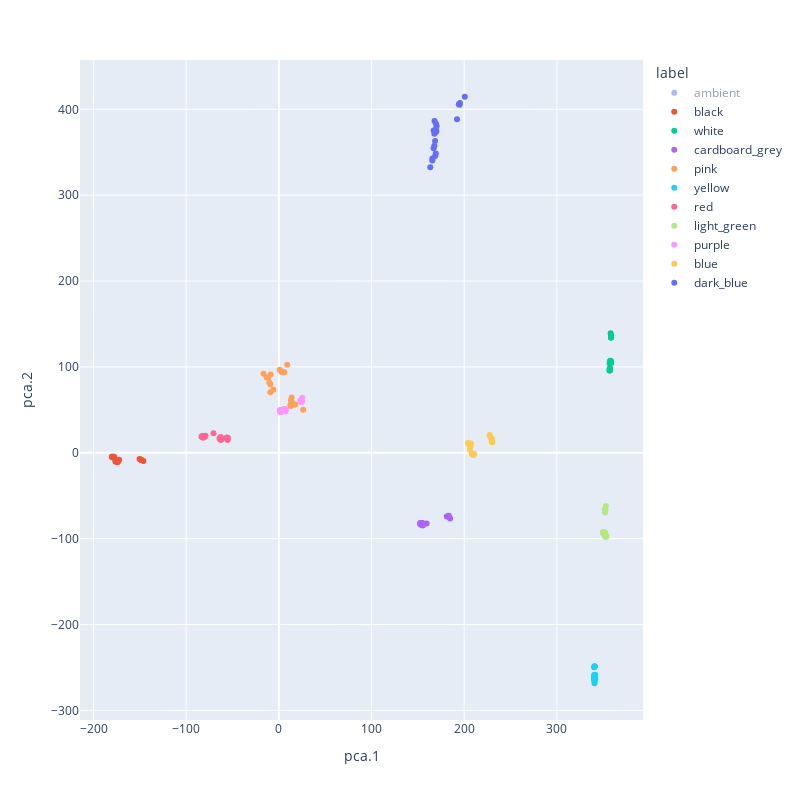

Write notebook code for a chart like this one.
### Code cell
def plot_colors_2d(data, columns = ['r', 'g', 'b']):
    from sklearn.decomposition import PCA
    pca = PCA(2)

    dd = pca.fit_transform(data[columns])
    df = pandas.DataFrame(dd, columns=['pca.1', 'pca.2'], index=data.index)

    modded = pandas.merge(data, df, right_index=True, left_index=True).reset_index()
    
    import plotly.express
    # FIXME: plot with (approximately) correct colors
    fig = plotly.express.scatter(modded, x='pca.1', y='pca.2',
                                 color='label',
                                 hover_data=['filename'],
                                 height=800, width=800)
    return fig

fig = plot_colors_2d(labeled_data)
fig

### Figure 1 — Plotly figure (JSON) as saved in the notebook; plotly's stock layout.template omitted (floating-point values rounded to 4 significant figures; data arrays with more than 128 entries replaced by an {"elided": "..."} marker saying what was removed)
{"data": [{"customdata": {"elided": "335x1 str values"}, "hovertemplate": "label=ambient<br>pca.1=%{x}<br>pca.2=%{y}<br>filename=%{customdata[0]}<extra></extra>", "legendgroup": "ambient", "marker": {"color": "#636efa", "symbol": "circle"}, "mode": "markers", "name": "ambient", "orientation": "v", "showlegend": true, "type": "scatter", "visible": "legendonly", "x": {"elided": "335 float values"}, "xaxis": "x", "y": {"elided": "335 float values"}, "yaxis": "y"}, {"customdata": [["cards-2hz-100ms-2.csv"], ["cards-2hz-100ms-2.csv"], ["cards-2hz-100ms-2.csv"], ["cards-2hz-100ms-2.csv"], ["cards-2hz-100ms-2.csv"], ["cards-2hz-100ms-3.csv"], ["cards-2hz-100ms-3.csv"], ["cards-2hz-100ms-3.csv"], ["cards-2hz-100ms-3.csv"], ["cards-2hz-100ms-3.csv"], ["cards-2hz-100ms-3.csv"], ["cards-2hz-100ms-3.csv"], ["cards-2hz-100ms-3.csv"], ["cards-2hz-100ms-4.csv"], ["cards-2hz-100ms-4.csv"], ["cards-2hz-100ms-4.csv"], ["cards-2hz-100ms-4.csv"], ["cards-2hz-100ms-4.csv"], ["cards-2hz-100ms-4.csv"], ["cards-2hz-100ms-4.csv"], ["cards-2hz-100ms-4.csv"], ["cards-2hz-100ms-4.csv"]], "hovertemplate": "label=black<br>pca.1=%{x}<br>pca.2=%{y}<br>filename=%{customdata[0]}<extra></extra>", "legendgroup": "black", "marker": {"color": "#EF553B", "symbol": "circle"}, "mode": "markers", "name": "black", "orientation": "v", "showlegend": true, "type": "scatter", "x": [-146.2, -148.8, -148.8, -150.3, -148.8, -177.7, -179.8, -177.7, -179.2, -179.3, -180.2, -180.1, -178.7, -176.3, -174.3, -175.0, -174.8, -174.1, -174.7, -174.0, -173.4, -172.5], "xaxis": "x", "y": [-9.617, -8.126, -8.126, -7.213, -8.126, -6.118, -4.953, -5.002, -5.287, -5.205, -4.708, -4.79, -4.423, -10.45, -9.297, -10.08, -10.16, -10.58, -10.24, -10.66, -9.875, -8.141], "yaxis": "y"}, {"customdata": [["cards-2hz-100ms-2.csv"], ["cards-2hz-100ms-2.csv"], ["cards-2hz-100ms-2.csv"], ["cards-2hz-100ms-2.csv"], ["cards-2hz-100ms-2.csv"], ["cards-2hz-100ms-2.csv"], ["cards-2hz-100ms-3.csv"], ["cards-2hz-100ms-3.csv"], ["cards-2hz-100ms-3.csv"], ["cards-2hz-100ms-3.csv"], ["cards-2hz-100ms-3.csv"], ["cards-2hz-100ms-3.csv"], ["cards-2hz-100ms-3.csv"], ["cards-2hz-100ms-4.csv"], ["cards-2hz-100ms-4.csv"], ["cards-2hz-100ms-4.csv"], ["cards-2hz-100ms-4.csv"], ["cards-2hz-100ms-4.csv"], ["cards-2hz-100ms-4.csv"], ["cards-2hz-100ms-4.csv"]], "hovertemplate": "label=white<br>pca.1=%{x}<br>pca.2=%{y}<br>filename=%{customdata[0]}<extra></extra>", "legendgroup": "white", "marker": {"color": "#00cc96", "symbol": "circle"}, "mode": "markers", "name": "white", "orientation": "v", "showlegend": true, "type": "scatter", "x": [358.5, 358.5, 358.5, 358.5, 358.5, 358.0, 358.3, 358.5, 357.7, 358.3, 357.0, 358.0, 357.2, 356.8, 357.0, 357.2, 357.2, 357.5, 357.5, 357.0], "xaxis": "x", "y": [134.2, 134.2, 134.2, 136.5, 136.5, 139.1, 104.4, 106.6, 107.1, 104.4, 104.0, 105.7, 106.2, 96.03, 95.87, 98.09, 98.09, 96.73, 96.73, 95.87], "yaxis": "y"}, {"customdata": [["cards-2hz-100ms-2.csv"], ["cards-2hz-100ms-2.csv"], ["cards-2hz-100ms-2.csv"], ["cards-2hz-100ms-2.csv"], ["cards-2hz-100ms-2.csv"], ["cards-2hz-100ms-2.csv"], ["cards-2hz-100ms-3.csv"], ["cards-2hz-100ms-3.csv"], ["cards-2hz-100ms-3.csv"], ["cards-2hz-100ms-3.csv"], ["cards-2hz-100ms-3.csv"], ["cards-2hz-100ms-3.csv"], ["cards-2hz-100ms-3.csv"], ["cards-2hz-100ms-3.csv"], ["cards-2hz-100ms-3.csv"], ["cards-2hz-100ms-4.csv"], ["cards-2hz-100ms-4.csv"], ["cards-2hz-100ms-4.csv"], ["cards-2hz-100ms-4.csv"], ["cards-2hz-100ms-4.csv"], ["cards-2hz-100ms-4.csv"], ["cards-2hz-100ms-4.csv"]], "hovertemplate": "label=cardboard_grey<br>pca.1=%{x}<br>pca.2=%{y}<br>filename=%{customdata[0]}<extra></extra>", "legendgroup": "cardboard_grey", "marker": {"color": "#ab63fa", "symbol": "circle"}, "mode": "markers", "name": "cardboard_grey", "orientation": "v", "showlegend": true, "type": "scatter", "x": [181.2, 182.9, 184.8, 182.8, 183.4, 182.9, 152.5, 152.7, 153.9, 153.9, 154.0, 154.4, 154.4, 154.5, 159.4, 154.1, 154.5, 153.6, 153.6, 153.5, 155.4, 152.4], "xaxis": "x", "y": [-74.25, -74.12, -76.4, -74.04, -73.26, -74.12, -82.91, -82.99, -82.54, -82.54, -82.62, -81.68, -81.68, -81.76, -82.35, -82.7, -84.06, -83.57, -83.57, -83.49, -84.56, -81.71], "yaxis": "y"}, {"customdata": [["cards-2hz-100ms-2.csv"], ["cards-2hz-100ms-2.csv"], ["cards-2hz-100ms-2.csv"], ["cards-2hz-100ms-2.csv"], ["cards-2hz-100ms-2.csv"], ["cards-2hz-100ms-2.csv"], ["cards-2hz-100ms-3.csv"], ["cards-2hz-100ms-3.csv"], ["cards-2hz-100ms-3.csv"], ["cards-2hz-100ms-3.csv"], ["cards-2hz-100ms-3.csv"], ["cards-2hz-100ms-3.csv"], ["cards-2hz-100ms-3.csv"], ["cards-2hz-100ms-3.csv"], ["cards-2hz-100ms-4.csv"], ["cards-2hz-100ms-4.csv"], ["cards-2hz-100ms-4.csv"], ["cards-2hz-100ms-4.csv"], ["cards-2hz-100ms-4.csv"], ["cards-2hz-100ms-4.csv"], ["cards-2hz-100ms-4.csv"], ["cards-2hz-100ms-4.csv"]], "hovertemplate": "label=pink<br>pca.1=%{x}<br>pca.2=%{y}<br>filename=%{customdata[0]}<extra></extra>", "legendgroup": "pink", "marker": {"color": "#FFA15A", "symbol": "circle"}, "mode": "markers", "name": "pink", "orientation": "v", "showlegend": true, "type": "scatter", "x": [0.9373, 4.596, 2.884, 2.766, 5.955, 9.011, 12.38, 12.85, 13.65, 13.84, 17.55, 15.95, 13.18, 26.22, -9.136, -6.031, -9.152, -10.24, -11.65, -13.25, -16.52, -8.898], "xaxis": "x", "y": [96.8, 93.54, 94.53, 94.61, 93.9, 102.5, 55.86, 54.42, 59.73, 64.26, 56.3, 56.09, 61.17, 50.13, 70.6, 73.39, 79.83, 81.61, 87.05, 87.97, 92.18, 91.21], "yaxis": "y"}, {"customdata": [["cards-2hz-100ms-2.csv"], ["cards-2hz-100ms-2.csv"], ["cards-2hz-100ms-2.csv"], ["cards-2hz-100ms-2.csv"], ["cards-2hz-100ms-2.csv"], ["cards-2hz-100ms-3.csv"], ["cards-2hz-100ms-3.csv"], ["cards-2hz-100ms-3.csv"], ["cards-2hz-100ms-3.csv"], ["cards-2hz-100ms-3.csv"], ["cards-2hz-100ms-3.csv"], ["cards-2hz-100ms-3.csv"], ["cards-2hz-100ms-4.csv"], ["cards-2hz-100ms-4.csv"], ["cards-2hz-100ms-4.csv"], ["cards-2hz-100ms-4.csv"], ["cards-2hz-100ms-4.csv"], ["cards-2hz-100ms-4.csv"], ["cards-2hz-100ms-4.csv"]], "hovertemplate": "label=yellow<br>pca.1=%{x}<br>pca.2=%{y}<br>filename=%{customdata[0]}<extra></extra>", "legendgroup": "yellow", "marker": {"color": "#19d3f3", "symbol": "circle"}, "mode": "markers", "name": "yellow", "orientation": "v", "showlegend": true, "type": "scatter", "x": [340.2, 340.8, 340.7, 340.7, 340.7, 341.4, 340.9, 341.0, 340.4, 340.2, 340.7, 339.9, 340.6, 340.2, 341.4, 340.2, 341.1, 340.6, 340.6], "xaxis": "x", "y": [-249.7, -249.0, -248.9, -248.9, -248.9, -263.1, -261.6, -264.0, -264.8, -263.5, -262.7, -262.2, -268.4, -261.2, -258.4, -258.9, -259.4, -260.3, -266.1], "yaxis": "y"}, {"customdata": [["cards-2hz-100ms-2.csv"], ["cards-2hz-100ms-2.csv"], ["cards-2hz-100ms-2.csv"], ["cards-2hz-100ms-2.csv"], ["cards-2hz-100ms-2.csv"], ["cards-2hz-100ms-3.csv"], ["cards-2hz-100ms-3.csv"], ["cards-2hz-100ms-3.csv"], ["cards-2hz-100ms-3.csv"], ["cards-2hz-100ms-3.csv"], ["cards-2hz-100ms-3.csv"], ["cards-2hz-100ms-3.csv"], ["cards-2hz-100ms-3.csv"], ["cards-2hz-100ms-4.csv"], ["cards-2hz-100ms-4.csv"], ["cards-2hz-100ms-4.csv"], ["cards-2hz-100ms-4.csv"], ["cards-2hz-100ms-4.csv"], ["cards-2hz-100ms-4.csv"], ["cards-2hz-100ms-4.csv"], ["cards-2hz-100ms-4.csv"]], "hovertemplate": "label=red<br>pca.1=%{x}<br>pca.2=%{y}<br>filename=%{customdata[0]}<extra></extra>", "legendgroup": "red", "marker": {"color": "#FF6692", "symbol": "circle"}, "mode": "markers", "name": "red", "orientation": "v", "showlegend": true, "type": "scatter", "x": [-55.15, -56.12, -55.15, -56.01, -55.42, -61.65, -62.77, -62.62, -63.24, -62.85, -62.15, -63.98, -70.56, -79.84, -79.22, -80.58, -81.08, -82.91, -83.3, -83.3, -81.58], "xaxis": "x", "y": [17.16, 17.74, 17.16, 17.66, 15.02, 16.43, 14.78, 17.01, 16.23, 18.29, 15.56, 16.64, 22.76, 18.91, 19.7, 19.33, 18.47, 19.54, 18.6, 18.6, 17.6], "yaxis": "y"}, {"customdata": [["cards-2hz-100ms-2.csv"], ["cards-2hz-100ms-2.csv"], ["cards-2hz-100ms-2.csv"], ["cards-2hz-100ms-2.csv"], ["cards-2hz-100ms-3.csv"], ["cards-2hz-100ms-3.csv"], ["cards-2hz-100ms-3.csv"], ["cards-2hz-100ms-3.csv"], ["cards-2hz-100ms-3.csv"], ["cards-2hz-100ms-3.csv"], ["cards-2hz-100ms-3.csv"], ["cards-2hz-100ms-3.csv"], ["cards-2hz-100ms-4.csv"], ["cards-2hz-100ms-4.csv"], ["cards-2hz-100ms-4.csv"], ["cards-2hz-100ms-4.csv"], ["cards-2hz-100ms-4.csv"], ["cards-2hz-100ms-4.csv"], ["cards-2hz-100ms-4.csv"]], "hovertemplate": "label=light_green<br>pca.1=%{x}<br>pca.2=%{y}<br>filename=%{customdata[0]}<extra></extra>", "legendgroup": "light_green", "marker": {"color": "#B6E880", "symbol": "circle"}, "mode": "markers", "name": "light_green", "orientation": "v", "showlegend": true, "type": "scatter", "x": [352.0, 352.6, 351.7, 352.9, 353.6, 353.1, 353.0, 352.6, 352.1, 352.1, 352.1, 352.0, 350.9, 350.3, 350.7, 349.9, 350.2, 349.9, 349.8], "xaxis": "x", "y": [-69.57, -66.4, -65.9, -61.95, -96.91, -97.77, -97.69, -96.33, -97.19, -97.19, -97.19, -92.57, -94.22, -93.88, -92.94, -92.52, -93.8, -92.52, -92.44], "yaxis": "y"}, {"customdata": [["cards-2hz-100ms-2.csv"], ["cards-2hz-100ms-2.csv"], ["cards-2hz-100ms-2.csv"], ["cards-2hz-100ms-2.csv"], ["cards-2hz-100ms-2.csv"], ["cards-2hz-100ms-2.csv"], ["cards-2hz-100ms-3.csv"], ["cards-2hz-100ms-3.csv"], ["cards-2hz-100ms-3.csv"], ["cards-2hz-100ms-3.csv"], ["cards-2hz-100ms-3.csv"], ["cards-2hz-100ms-3.csv"], ["cards-2hz-100ms-3.csv"], ["cards-2hz-100ms-3.csv"], ["cards-2hz-100ms-4.csv"], ["cards-2hz-100ms-4.csv"], ["cards-2hz-100ms-4.csv"], ["cards-2hz-100ms-4.csv"], ["cards-2hz-100ms-4.csv"], ["cards-2hz-100ms-4.csv"], ["cards-2hz-100ms-4.csv"], ["cards-2hz-100ms-4.csv"], ["cards-2hz-100ms-4.csv"]], "hovertemplate": "label=purple<br>pca.1=%{x}<br>pca.2=%{y}<br>filename=%{customdata[0]}<extra></extra>", "legendgroup": "purple", "marker": {"color": "#FF97FF", "symbol": "circle"}, "mode": "markers", "name": "purple", "orientation": "v", "showlegend": true, "type": "scatter", "x": [24.38, 23.17, 24.88, 24.03, 24.65, 25.3, 2.511, 1.151, 1.034, 1.386, 1.268, 2.242, 2.242, 2.124, 6.354, 7.21, 6.707, 7.093, 6.707, 7.093, 4.995, 6.707, 7.294], "xaxis": "x", "y": [58.89, 60.75, 59.75, 60.25, 61.03, 64.12, 49.76, 49.39, 49.47, 48.11, 48.19, 47.61, 47.61, 47.7, 51.02, 50.52, 49.66, 50.6, 49.66, 50.6, 50.65, 49.66, 48.14], "yaxis": "y"}, {"customdata": [["cards-2hz-100ms-2.csv"], ["cards-2hz-100ms-2.csv"], ["cards-2hz-100ms-2.csv"], ["cards-2hz-100ms-2.csv"], ["cards-2hz-100ms-2.csv"], ["cards-2hz-100ms-3.csv"], ["cards-2hz-100ms-3.csv"], ["cards-2hz-100ms-3.csv"], ["cards-2hz-100ms-3.csv"], ["cards-2hz-100ms-3.csv"], ["cards-2hz-100ms-3.csv"], ["cards-2hz-100ms-3.csv"], ["cards-2hz-100ms-3.csv"], ["cards-2hz-100ms-4.csv"], ["cards-2hz-100ms-4.csv"], ["cards-2hz-100ms-4.csv"], ["cards-2hz-100ms-4.csv"], ["cards-2hz-100ms-4.csv"], ["cards-2hz-100ms-4.csv"], ["cards-2hz-100ms-4.csv"], ["cards-2hz-100ms-4.csv"], ["cards-2hz-100ms-4.csv"]], "hovertemplate": "label=blue<br>pca.1=%{x}<br>pca.2=%{y}<br>filename=%{customdata[0]}<extra></extra>", "legendgroup": "blue", "marker": {"color": "#FECB52", "symbol": "circle"}, "mode": "markers", "name": "blue", "orientation": "v", "showlegend": true, "type": "scatter", "x": [230.4, 229.7, 230.2, 228.2, 227.5, 209.9, 209.9, 209.9, 210.6, 209.9, 208.2, 210.4, 206.3, 207.1, 206.6, 205.8, 206.1, 207.0, 206.1, 205.2, 206.0, 204.1], "xaxis": "x", "y": [12.22, 12.63, 15.8, 18.08, 20.8, -2.361, -2.361, -2.361, -1.579, -2.361, -1.367, -1.497, 3.213, 10.83, 9.969, 10.47, 9.106, 8.608, 9.106, 9.684, 9.187, 11.46], "yaxis": "y"}, {"customdata": [["cards-2hz-100ms-2.csv"], ["cards-2hz-100ms-2.csv"], ["cards-2hz-100ms-2.csv"], ["cards-2hz-100ms-2.csv"], ["cards-2hz-100ms-2.csv"], ["cards-2hz-100ms-3.csv"], ["cards-2hz-100ms-3.csv"], ["cards-2hz-100ms-3.csv"], ["cards-2hz-100ms-3.csv"], ["cards-2hz-100ms-3.csv"], ["cards-2hz-100ms-3.csv"], ["cards-2hz-100ms-3.csv"], ["cards-2hz-100ms-3.csv"], ["cards-2hz-100ms-4.csv"], ["cards-2hz-100ms-4.csv"], ["cards-2hz-100ms-4.csv"], ["cards-2hz-100ms-4.csv"], ["cards-2hz-100ms-4.csv"], ["cards-2hz-100ms-4.csv"], ["cards-2hz-100ms-4.csv"], ["cards-2hz-100ms-4.csv"]], "hovertemplate": "label=dark_blue<br>pca.1=%{x}<br>pca.2=%{y}<br>filename=%{customdata[0]}<extra></extra>", "legendgroup": "dark_blue", "marker": {"color": "#636efa", "symbol": "circle"}, "mode": "markers", "name": "dark_blue", "orientation": "v", "showlegend": true, "type": "scatter", "x": [192.2, 194.2, 195.2, 195.4, 200.7, 163.4, 165.6, 165.7, 168.7, 169.4, 167.0, 167.8, 168.6, 167.8, 167.0, 170.1, 169.7, 170.3, 169.5, 169.6, 168.0], "xaxis": "x", "y": [388.4, 405.8, 405.2, 407.3, 414.6, 332.5, 340.4, 342.7, 345.5, 348.6, 354.7, 357.7, 363.0, 371.5, 375.4, 374.8, 373.9, 380.5, 377.4, 383.2, 386.4], "yaxis": "y"}], "layout": {"height": 800, "legend": {"title": {"text": "label"}, "tracegroupgap": 0}, "margin": {"t": 60}, "width": 800, "xaxis": {"anchor": "y", "autorange": true, "domain": [0, 1], "range": [-214.6, 392.9], "title": {"text": "pca.1"}, "type": "linear"}, "yaxis": {"anchor": "x", "autorange": true, "domain": [0, 1], "range": [-311.2, 457.4], "title": {"text": "pca.2"}, "type": "linear"}}}
